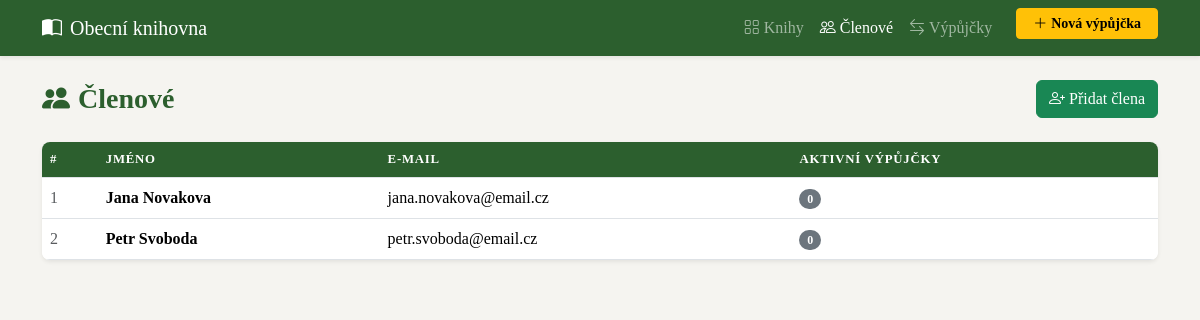
The app's page /clenove with its own data.
### models.py (models this page shows)
class Member(db.Model):
    __tablename__ = "members"
    id = db.Column(db.Integer, primary_key=True)
    jmeno = db.Column(db.String(80), nullable=False)
    prijmeni = db.Column(db.String(80), nullable=False)
    email = db.Column(db.String(150), unique=True, nullable=False)
    pujcky = db.relationship("Loan", back_populates="clen", lazy="dynamic")
    @property
    def plne_jmeno(self):
        return f"{self.jmeno} {self.prijmeni}"

### app.py (the view)
@app.route("/clenove")
def clenove():
    clenove_list = Member.query.order_by(Member.prijmeni).all()
    return render_template("clenove.html", clenove=clenove_list)

### templates/clenove.html (shortened to what this page needs)
{% extends "_base.html" %}
{% block content %}
<div class="d-flex justify-content-between align-items-center mb-4">
  <h1 class="h3 fw-bold mb-0" style="color:var(--brand)">
    <i class="bi bi-people-fill me-2"></i>Členové
  </h1>
  <a href="{{ url_for('pridat_clena') }}" class="btn btn-success">
    <i class="bi bi-person-plus me-1"></i>Přidat člena
  </a>
</div>
<div class="card border-0 shadow-sm rounded-3 overflow-hidden">
  <div class="card-body p-0">
    <div class="table-responsive">
      <table class="table table-hover mb-0">
        <thead><tr><th>#</th><th>Jméno</th><th>E-mail</th><th>Aktivní výpůjčky</th></tr></thead>
        <tbody>
          {% for c in clenove %}
          <tr>
            <td class="text-muted">{{ loop.index }}</td>
            <td class="fw-semibold">{{ c.plne_jmeno }}</td>
            <td>{{ c.email }}</td>
            <td>
              {% set pocet = c.pujcky.filter_by(datum_skutecneho_vraceni=None).count() %}
              <span class="badge {{ 'bg-danger' if pocet else 'bg-secondary' }} rounded-pill">{{ pocet }}</span>
            </td>
          </tr>
          {% else %}
          <tr><td colspan="4" class="text-center text-muted py-4">Žádní členové.</td></tr>
          {% endfor %}
        </tbody>
      </table>
    </div>
  </div>
</div>
{% endblock %}

### static/css/style.css (style rules this page uses)
:root { --brand: #2c5f2e; --brand-soft: #e8f0e9; --accent: #d4a017; }
body { background-color: #f5f4f0; font-family: Georgia, serif; }
.table thead th { background: var(--brand); color: #fff; font-size: .8rem; text-transform: uppercase; letter-spacing: .06em; }

### records on screen
Member: plne_jmeno "Jana Novakova", email "jana.novakova@email.cz", pocet "0"
Member: plne_jmeno "Petr Svoboda", email "petr.svoboda@email.cz", pocet "0"
